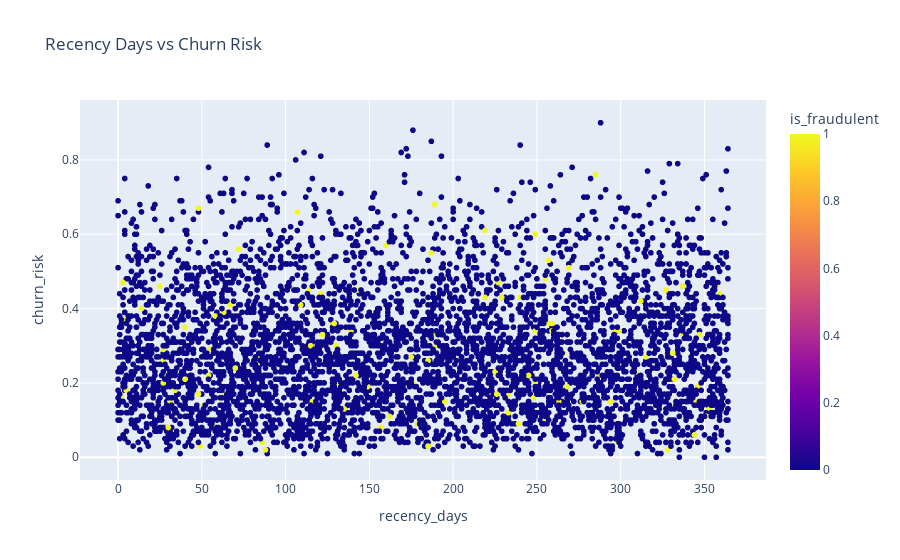

Notebook cell for this chart:
### Code cell
# 11. Recency vs churn risk
fig = px.scatter(df, x='recency_days', y='churn_risk', color='is_fraudulent', title="Recency Days vs Churn Risk")
fig.show()

### Figure 1 — Plotly figure (JSON) as saved in the notebook; plotly's stock layout.template omitted (floating-point values rounded to 4 significant figures; data arrays with more than 128 entries replaced by an {"elided": "..."} marker saying what was removed)
{"data": [{"hovertemplate": "recency_days=%{x}<br>churn_risk=%{y}<br>is_fraudulent=%{marker.color}<extra></extra>", "legendgroup": "", "marker": {"color": {"elided": "5000 int values"}, "coloraxis": "coloraxis", "symbol": "circle"}, "mode": "markers", "name": "", "showlegend": false, "type": "scattergl", "x": {"elided": "5000 int values"}, "xaxis": "x", "y": {"elided": "5000 float values"}, "yaxis": "y"}], "layout": {"coloraxis": {"colorbar": {"title": {"text": "is_fraudulent"}}, "colorscale": [[0, "#0d0887"], [0.1111, "#46039f"], [0.2222, "#7201a8"], [0.3333, "#9c179e"], [0.4444, "#bd3786"], [0.5556, "#d8576b"], [0.6667, "#ed7953"], [0.7778, "#fb9f3a"], [0.8889, "#fdca26"], [1, "#f0f921"]]}, "legend": {"tracegroupgap": 0}, "title": {"text": "Recency Days vs Churn Risk"}, "xaxis": {"anchor": "y", "domain": [0, 1], "title": {"text": "recency_days"}}, "yaxis": {"anchor": "x", "domain": [0, 1], "title": {"text": "churn_risk"}}}}
